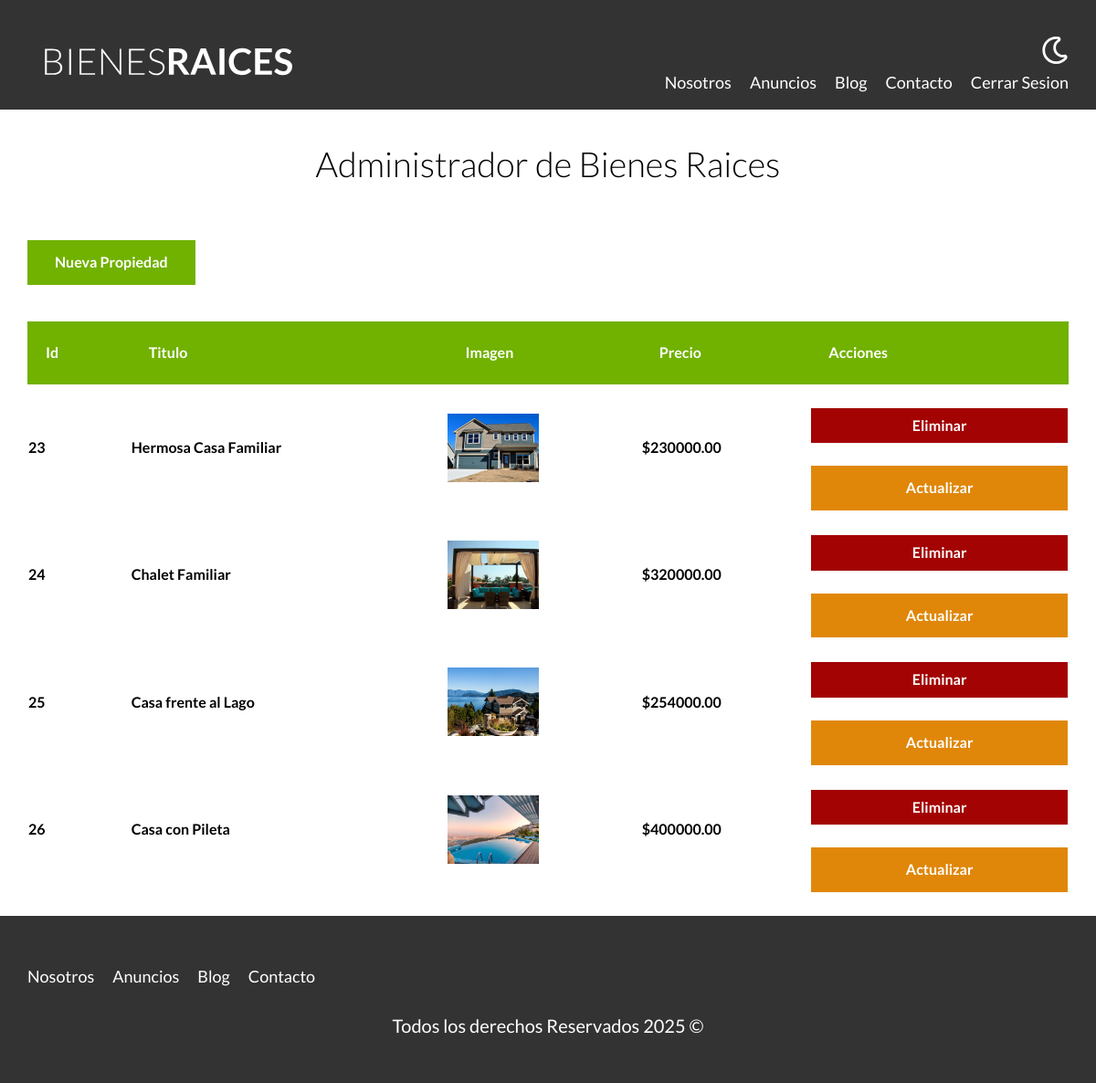
The page /admin (signed in) on the database its author committed.
### tables this page shows
CREATE TABLE `propiedades` (
  `id` int NOT NULL AUTO_INCREMENT,
  `titulo` varchar(45) DEFAULT NULL,
  `precio` decimal(10,2) DEFAULT NULL,
  `imagen` varchar(200) DEFAULT NULL,
  `descripcion` longtext,
  `habitaciones` int DEFAULT NULL,
  `wc` int DEFAULT NULL,
  `estacionamientos` int DEFAULT NULL,
  `creado` date DEFAULT NULL,
  `vendedorId` int NOT NULL,
  PRIMARY KEY (`id`),
  KEY `fk_Propiedades_vendedores_idx` (`vendedorId`),
  CONSTRAINT `fk_Propiedades_vendedores` FOREIGN KEY (`vendedorId`) REFERENCES `vendedores` (`id`)
);

### admin/index.php (the view, shortened to what this page needs)
<?php
    $db=conectarDB();
    $query="SELECT * FROM propiedades";
    $resultadoConsulta =mysqli_query($db,$query);
?>
    <main class="contenedor seccion">
        <h1>Administrador de Bienes Raices</h1>
        <a href="/admin/propiedades/crear.php" class="boton boton-verde">Nueva Propiedad</a>
        <table class="propiedades">
            <thead>
                <tr>
                    <th>Id</th>
                    <th>Titulo</th>
                    <th>Imagen</th>
                    <th>Precio</th>
                    <th>Acciones</th>
                </tr>
            </thead>
            <tbody>
                <?php while($propiedad=mysqli_fetch_assoc($resultadoConsulta)): ?>
                <tr>
                    <td><?php echo $propiedad['id']?></td>
                    <td><?php echo $propiedad['titulo']?></td>
                    <td><img src="/imagenes/<?php echo $propiedad['imagen']?>" class="imagen-tabla"></td>
                    <td> $<?php echo $propiedad['precio']  ?></td>
                    <td>
                    <form method="POST" class="w-100">
                    <input type="submit" class="boton-rojo-block" value="Eliminar">
                    </form>
                    <a href="admin/propiedades/actualizar.php?id=<?php echo $propiedad['id']  ?>" class="boton-amarillo-block">Actualizar</a></td>
                </tr>
                <?php endwhile;?>
            </tbody>
        </table>
    </main>

### build/css/app.css (style rules this page uses)
html { line-height:1.15;-webkit-text-size-adjust:100% }
body { margin:0 }
main { display:block }
h1 { font-size:2em;margin:.67em 0 }
a { background-color:rgba(0,0,0,0) }
img { border-style:none }
button,input,optgroup,select,textarea { font-family:inherit;font-size:100%;line-height:1.15;margin:0 }
button,input { overflow:visible }
button,[type=button],[type=reset],[type=submit] { -webkit-appearance:button }
html { font-size:62.5%;box-sizing:border-box }
*,*:before,*:after { box-sizing:inherit }
body { font-family:"Lato",sans-serif;font-size:1.6rem;line-height:1.8 }
.contenedor { width:95%;max-width:120rem;margin:0 auto }
a { text-decoration:none }
img,picture { width:100%;display:block }
h1,h2,h3 { font-family:"Lato",sans-serif;margin:2.5rem 0;font-weight:300;text-align:center }
h1 { font-size:3.8rem }
.seccion { margin-top:2.5rem;margin-bottom:2.5rem }
.w-100 { width:100% }
.boton-amarillo-block { background-color:#e08709;color:#fff;font-weight:700;text-decoration:none;padding:1rem 3rem;text-align:center;margin-top:2.5rem;display:block;border:none }
.boton-verde { background-color:#71b100;color:#fff;font-weight:700;text-decoration:none;padding:1rem 3rem;text-align:center;margin-top:2.5rem;display:inline-block;border:none }
.boton-rojo-block { width:100%;background-color:#a30303;color:#fff;font-weight:700;text-decoration:none;padding:1rem 3rem;text-align:center;margin-top:2.5rem;display:block;border:none }
table.propiedades { color:#000;font-weight:700;margin-top:4rem;width:100%;border-spacing:0;text-align:justify }
table.propiedades thead { background-color:#71b100 }
table.propiedades thead th { color:#fff;padding:2rem }
.imagen-tabla { width:10rem }

### rows shown on the page
propiedades: id "23", titulo "Hermosa Casa Familiar", imagen (picture), precio "230000.00"
propiedades: id "24", titulo "Chalet Familiar", imagen (picture), precio "320000.00"
propiedades: id "25", titulo "Casa frente al Lago", imagen (picture), precio "254000.00"
propiedades: id "26", titulo "Casa con Pileta", imagen (picture), precio "400000.00"
